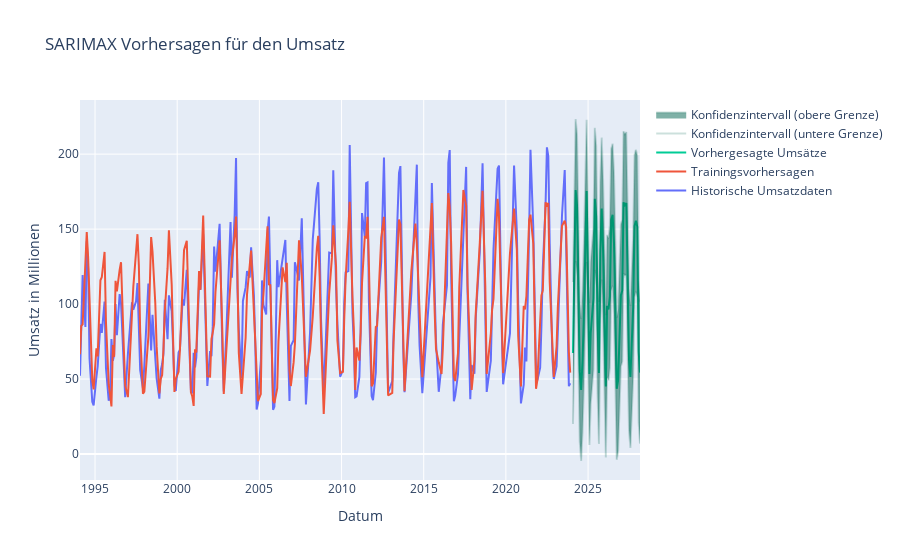

The notebook cell this image was saved under:
### Code cell
import pandas as pd
import numpy as np
from statsmodels.tsa.statespace.sarimax import SARIMAX
from sklearn.metrics import mean_squared_error
import plotly.graph_objs as go
from plotly.subplots import make_subplots

# Beispielhafte Daten für den DataFrame 'df'
# In der Praxis würden Sie df direkt einlesen, z.B. aus einer CSV-Datei
df_wetter = pd.read_csv("../Temp_DWH/wetterdaten_median.csv")
df_else = pd.read_csv("../Temp_DWH/gemerged.csv")
df_else = df_else.loc[df_else['Unternehmensbeschreibung'] == "Campingplätze"]
df_else = df_else[["Open", "Umsatz in millionen", "Datum"]]
df_else = df_else.groupby("Datum").mean()
df = pd.merge(df_else, df_wetter, on="Datum")
# Datum als Index setzen und in das Datetime-Format konvertieren
df['Datum'] = pd.to_datetime(df['Datum'])
df.set_index('Datum', inplace=True)
exog = ["TMK", "PM", "FM", "RSK", "SDK", "SHK_TAG", "NM", "VPM", "UPM", "TNK", "TXK"]

# Funktionen zur Modellanpassung und Evaluierung
def evalARMA(model, df, forecast_steps=12, mkplot=True):
    # Training: Vorhersagen innerhalb des Trainingsdatensatzes
    eval_df = df[['Umsatz in millionen']].copy()
    eval_df['pred'] = model.fittedvalues
    print("Mean Squared Error (In-Sample):", mean_squared_error(eval_df["Umsatz in millionen"], eval_df.pred))
    
    # Forecasting: Vorhersagen für zukünftige Zeiträume
    forecast_exog = df[exog].iloc[-forecast_steps:]  # Verwenden Sie die letzten bekannten exogenen Variablenwerte
    forecast_index = pd.date_range(start=df.index[-1] + pd.DateOffset(months=1), periods=forecast_steps, freq='M')
    forecast = model.get_forecast(steps=forecast_steps, exog=forecast_exog)
    forecast_mean = forecast.predicted_mean
    forecast_ci = forecast.conf_int()

    # Ergebnisse zusammenfassen
    forecast_df = pd.DataFrame({
        'Umsatz in millionen': [np.nan] * forecast_steps,
        'pred': forecast_mean
    }, index=forecast_index)
    
    eval_df = pd.concat([eval_df, forecast_df])

    # Plot erstellen
    if mkplot:
        fig = make_subplots(specs=[[{"secondary_y": False}]])

        # Historische Daten
        fig.add_trace(
            go.Scatter(
                x=df.index,
                y=df["Umsatz in millionen"],
                mode='lines',
                name='Historische Umsatzdaten'
            ),
            secondary_y=False
        )

        # Trainingsvorhersagen
        fig.add_trace(
            go.Scatter(
                x=eval_df.index[:len(df)],
                y=eval_df['pred'][:len(df)],
                mode='lines',
                name='Trainingsvorhersagen'
            ),
            secondary_y=False
        )

        # Forecasting Vorhersagen
        fig.add_trace(
            go.Scatter(
                x=forecast_index,
                y=forecast_mean,
                mode='lines',
                name='Vorhergesagte Umsätze'
            ),
            secondary_y=False
        )

        # Konfidenzintervalle
        fig.add_trace(
            go.Scatter(
                x=forecast_index,
                y=forecast_ci.iloc[:, 0],
                mode='lines',
                fill=None,
                name='Konfidenzintervall (untere Grenze)',
                line=dict(color='rgba(0,100,80,0.2)')
            ),
            secondary_y=False
        )

        fig.add_trace(
            go.Scatter(
                x=forecast_index,
                y=forecast_ci.iloc[:, 1],
                mode='lines',
                fill='tonexty',
                name='Konfidenzintervall (obere Grenze)',
                line=dict(color='rgba(0,100,80,0.2)')
            ),
            secondary_y=False
        )

        # Layout anpassen
        fig.update_layout(
            title='SARIMAX Vorhersagen für den Umsatz',
            xaxis_title='Datum',
            yaxis_title='Umsatz in Millionen',
            template='plotly'
        )

        # Plot anzeigen
        fig.show()

    return eval_df

# SARIMAX-Modell anpassen
arma = SARIMAX(df[['Umsatz in millionen']], exog=df[exog],
               order=(0,0,0), seasonal_order=(0,0,0,12)).fit()

# Modell evaluieren und Vorhersagen plotten
eval_df = evalARMA(arma, df, forecast_steps=50)

### Figure 1 — Plotly figure (JSON) as saved in the notebook; plotly's stock layout.template omitted (floating-point values rounded to 4 significant figures; data arrays with more than 128 entries replaced by an {"elided": "..."} marker saying what was removed)
{"data": [{"mode": "lines", "name": "Historische Umsatzdaten", "type": "scatter", "x": {"elided": "230 str values"}, "xaxis": "x", "y": {"elided": "230 float values"}, "yaxis": "y"}, {"mode": "lines", "name": "Trainingsvorhersagen", "type": "scatter", "x": {"elided": "230 str values"}, "xaxis": "x", "y": {"elided": "230 float values"}, "yaxis": "y"}, {"mode": "lines", "name": "Vorhergesagte Umsätze", "type": "scatter", "x": ["2024-01-31T00:00:00", "2024-02-29T00:00:00", "2024-03-31T00:00:00", "2024-04-30T00:00:00", "2024-05-31T00:00:00", "2024-06-30T00:00:00", "2024-07-31T00:00:00", "2024-08-31T00:00:00", "2024-09-30T00:00:00", "2024-10-31T00:00:00", "2024-11-30T00:00:00", "2024-12-31T00:00:00", "2025-01-31T00:00:00", "2025-02-28T00:00:00", "2025-03-31T00:00:00", "2025-04-30T00:00:00", "2025-05-31T00:00:00", "2025-06-30T00:00:00", "2025-07-31T00:00:00", "2025-08-31T00:00:00", "2025-09-30T00:00:00", "2025-10-31T00:00:00", "2025-11-30T00:00:00", "2025-12-31T00:00:00", "2026-01-31T00:00:00", "2026-02-28T00:00:00", "2026-03-31T00:00:00", "2026-04-30T00:00:00", "2026-05-31T00:00:00", "2026-06-30T00:00:00", "2026-07-31T00:00:00", "2026-08-31T00:00:00", "2026-09-30T00:00:00", "2026-10-31T00:00:00", "2026-11-30T00:00:00", "2026-12-31T00:00:00", "2027-01-31T00:00:00", "2027-02-28T00:00:00", "2027-03-31T00:00:00", "2027-04-30T00:00:00", "2027-05-31T00:00:00", "2027-06-30T00:00:00", "2027-07-31T00:00:00", "2027-08-31T00:00:00", "2027-09-30T00:00:00", "2027-10-31T00:00:00", "2027-11-30T00:00:00", "2027-12-31T00:00:00", "2028-01-31T00:00:00", "2028-02-29T00:00:00"], "xaxis": "x", "y": [67.37, 111.2, 176.1, 165.9, 113.1, 55.44, 42.73, 62.2, 93.14, 141.2, 175.5, 111.9, 53.46, 80.56, 96.24, 103.4, 170.2, 158.3, 87.26, 54.0, 133.9, 163.8, 136.2, 78.61, 45.13, 98.79, 96.49, 105.1, 156.1, 159.6, 140.5, 94.82, 43.54, 49.22, 82.91, 105.8, 109.1, 167.8, 166.0, 167.3, 115.0, 63.08, 51.42, 71.68, 98.03, 152.1, 155.6, 151.5, 68.14, 54.31], "yaxis": "y"}, {"line": {"color": "rgba(0,100,80,0.2)"}, "mode": "lines", "name": "Konfidenzintervall (untere Grenze)", "type": "scatter", "x": ["2024-01-31T00:00:00", "2024-02-29T00:00:00", "2024-03-31T00:00:00", "2024-04-30T00:00:00", "2024-05-31T00:00:00", "2024-06-30T00:00:00", "2024-07-31T00:00:00", "2024-08-31T00:00:00", "2024-09-30T00:00:00", "2024-10-31T00:00:00", "2024-11-30T00:00:00", "2024-12-31T00:00:00", "2025-01-31T00:00:00", "2025-02-28T00:00:00", "2025-03-31T00:00:00", "2025-04-30T00:00:00", "2025-05-31T00:00:00", "2025-06-30T00:00:00", "2025-07-31T00:00:00", "2025-08-31T00:00:00", "2025-09-30T00:00:00", "2025-10-31T00:00:00", "2025-11-30T00:00:00", "2025-12-31T00:00:00", "2026-01-31T00:00:00", "2026-02-28T00:00:00", "2026-03-31T00:00:00", "2026-04-30T00:00:00", "2026-05-31T00:00:00", "2026-06-30T00:00:00", "2026-07-31T00:00:00", "2026-08-31T00:00:00", "2026-09-30T00:00:00", "2026-10-31T00:00:00", "2026-11-30T00:00:00", "2026-12-31T00:00:00", "2027-01-31T00:00:00", "2027-02-28T00:00:00", "2027-03-31T00:00:00", "2027-04-30T00:00:00", "2027-05-31T00:00:00", "2027-06-30T00:00:00", "2027-07-31T00:00:00", "2027-08-31T00:00:00", "2027-09-30T00:00:00", "2027-10-31T00:00:00", "2027-11-30T00:00:00", "2027-12-31T00:00:00", "2028-01-31T00:00:00", "2028-02-29T00:00:00"], "xaxis": "x", "y": [20.0, 63.82, 128.7, 118.5, 65.76, 8.081, -4.638, 14.83, 45.78, 93.81, 128.1, 64.54, 6.098, 33.2, 48.88, 56.08, 122.8, 110.9, 39.9, 6.637, 86.49, 116.4, 88.81, 31.24, -2.23, 51.42, 49.13, 57.71, 108.7, 112.3, 93.15, 47.46, -3.824, 1.852, 35.54, 58.43, 61.72, 120.5, 118.6, 120.0, 67.61, 15.71, 4.059, 24.31, 50.66, 104.8, 108.2, 104.2, 20.78, 6.946], "yaxis": "y"}, {"fill": "tonexty", "line": {"color": "rgba(0,100,80,0.2)"}, "mode": "lines", "name": "Konfidenzintervall (obere Grenze)", "type": "scatter", "x": ["2024-01-31T00:00:00", "2024-02-29T00:00:00", "2024-03-31T00:00:00", "2024-04-30T00:00:00", "2024-05-31T00:00:00", "2024-06-30T00:00:00", "2024-07-31T00:00:00", "2024-08-31T00:00:00", "2024-09-30T00:00:00", "2024-10-31T00:00:00", "2024-11-30T00:00:00", "2024-12-31T00:00:00", "2025-01-31T00:00:00", "2025-02-28T00:00:00", "2025-03-31T00:00:00", "2025-04-30T00:00:00", "2025-05-31T00:00:00", "2025-06-30T00:00:00", "2025-07-31T00:00:00", "2025-08-31T00:00:00", "2025-09-30T00:00:00", "2025-10-31T00:00:00", "2025-11-30T00:00:00", "2025-12-31T00:00:00", "2026-01-31T00:00:00", "2026-02-28T00:00:00", "2026-03-31T00:00:00", "2026-04-30T00:00:00", "2026-05-31T00:00:00", "2026-06-30T00:00:00", "2026-07-31T00:00:00", "2026-08-31T00:00:00", "2026-09-30T00:00:00", "2026-10-31T00:00:00", "2026-11-30T00:00:00", "2026-12-31T00:00:00", "2027-01-31T00:00:00", "2027-02-28T00:00:00", "2027-03-31T00:00:00", "2027-04-30T00:00:00", "2027-05-31T00:00:00", "2027-06-30T00:00:00", "2027-07-31T00:00:00", "2027-08-31T00:00:00", "2027-09-30T00:00:00", "2027-10-31T00:00:00", "2027-11-30T00:00:00", "2027-12-31T00:00:00", "2028-01-31T00:00:00", "2028-02-29T00:00:00"], "xaxis": "x", "y": [114.7, 158.5, 223.4, 213.2, 160.5, 102.8, 90.09, 109.6, 140.5, 188.5, 222.8, 159.3, 100.8, 127.9, 143.6, 150.8, 217.5, 205.7, 134.6, 101.4, 181.2, 211.1, 183.5, 126.0, 92.5, 146.2, 143.9, 152.4, 203.4, 207.0, 187.9, 142.2, 90.9, 96.58, 130.3, 153.2, 156.4, 215.2, 213.4, 214.7, 162.3, 110.4, 98.79, 119.0, 145.4, 199.5, 203.0, 198.9, 115.5, 101.7], "yaxis": "y"}], "layout": {"title": {"text": "SARIMAX Vorhersagen für den Umsatz"}, "xaxis": {"anchor": "y", "domain": [0, 1], "title": {"text": "Datum"}}, "yaxis": {"anchor": "x", "domain": [0, 1], "title": {"text": "Umsatz in Millionen"}}}}
